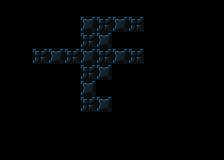

The image is a tile-based game level rendered from a .tmx file. Its description and complete source (layers, tilesets, objects, tile grids) follow:
An orthogonal 14x10 tile map with 16x16 px tiles, 1 tile layer (background) and 33 objects (26x tile, destructible, scene_switching_tile, bomb, actor, ...).

<map version="1.4" tiledversion="1.4.3" orientation="orthogonal" renderorder="right-down" width="14" height="10" tilewidth="16" tileheight="16" infinite="0" nextlayerid="6" nextobjectid="126">
 <properties>
  <property name="display_name" value="thinking of level names is hard" />
  <property name="next_level" value="./data/levels/tmx/L20-BombBasicS2.tmx" />
  <property name="player_bomb_count" value="0" />
 </properties>
 <tileset firstgid="1" name="newtiledsheet" tilewidth="16" tileheight="16" tilecount="180" columns="9">
  <image source="../../newtiledsheet.png" width="144" height="320" />
  <tile id="0">
   <properties>
    <property name="destructable" value="" />
    <property name="solid" value="1" />
   </properties>
  </tile>
  <tile id="1">
   <properties>
    <property name="destructable" value="" />
    <property name="solid" value="1" />
   </properties>
  </tile>
  <tile id="2">
   <properties>
    <property name="destructable" value="" />
    <property name="solid" value="1" />
   </properties>
  </tile>
  <tile id="3">
   <properties>
    <property name="destructable" value="" />
    <property name="solid" value="1" />
   </properties>
  </tile>
  <tile id="4">
   <properties>
    <property name="destructable" value="" />
    <property name="solid" value="" />
   </properties>
  </tile>
  <tile id="9">
   <properties>
    <property name="destructable" value="" />
    <property name="solid" value="1" />
   </properties>
  </tile>
  <tile id="10">
   <properties>
    <property name="destructable" value="" />
    <property name="solid" value="1" />
   </properties>
  </tile>
  <tile id="11">
   <properties>
    <property name="destructable" value="" />
    <property name="solid" value="1" />
   </properties>
  </tile>
  <tile id="12">
   <properties>
    <property name="destructable" value="" />
    <property name="solid" value="1" />
   </properties>
  </tile>
  <tile id="13">
   <properties>
    <property name="destructable" value="" />
    <property name="solid" value="" />
   </properties>
  </tile>
  <tile id="18">
   <properties>
    <property name="destructable" value="" />
    <property name="solid" value="" />
   </properties>
  </tile>
  <tile id="19">
   <properties>
    <property name="destructable" value="" />
    <property name="solid" value="" />
   </properties>
  </tile>
  <tile id="20">
   <properties>
    <property name="destructable" type="bool" value="true" />
    <property name="solid" value="1" />
   </properties>
  </tile>
  <tile id="27">
   <properties>
    <property name="destructable" value="" />
    <property name="solid" value="1" />
   </properties>
  </tile>
  <tile id="28">
   <properties>
    <property name="destructable" value="" />
    <property name="solid" value="1" />
   </properties>
  </tile>
  <tile id="29">
   <properties>
    <property name="destructable" value="1" />
    <property name="solid" value="1" />
   </properties>
  </tile>
  <tile id="30">
   <properties>
    <property name="destructable" value="" />
    <property name="solid" value="1" />
   </properties>
  </tile>
  <tile id="31">
   <properties>
    <property name="destructable" value="" />
    <property name="solid" value="" />
   </properties>
  </tile>
  <tile id="32">
   <properties>
    <property name="destructable" value="" />
    <property name="solid" value="" />
   </properties>
  </tile>
  <tile id="54">
   <properties>
    <property name="destructable" value="" />
    <property name="solid" value="True" />
   </properties>
  </tile>
  <tile id="58">
   <properties>
    <property name="destructable" value="" />
    <property name="solid" value="" />
   </properties>
  </tile>
 </tileset>
 <layer id="1" name="background" width="14" height="10">
  <data encoding="csv">
27,27,27,27,27,27,27,27,22,22,22,22,22,22,
27,27,27,27,27,20,19,20,19,22,22,22,22,22,
27,27,27,27,27,19,20,27,27,22,22,22,22,22,
27,27,19,20,19,20,19,20,19,22,22,22,22,22,
27,27,27,27,27,19,20,27,27,22,22,22,22,22,
27,27,27,27,27,20,27,27,27,22,22,22,22,22,
27,27,27,27,27,19,20,27,27,22,22,22,22,22,
22,27,27,27,27,27,27,27,22,22,22,22,22,22,
22,22,22,22,22,22,22,22,22,22,22,22,22,22,
22,22,22,22,22,22,22,22,22,22,22,22,22,22
</data>
 </layer>
 <objectgroup id="4" name="objects">
  <object id="86" type="destructible" gid="21" x="80" y="80" width="16" height="16" />
  <object id="89" type="scene_switching_tile" gid="32" x="112" y="112" width="16" height="16">
   <properties>
    <property name="scene" value="./data/levels/tmx/L20-BombBasicS2.tmx" />
   </properties>
  </object>
  <object id="90" type="bomb" gid="37" x="80" y="48" width="16" height="16">
   <properties>
    <property name="lifespan" type="int" value="5" />
   </properties>
  </object>
  <object id="91" type="tile" gid="1" x="32" y="48" width="16" height="16" />
  <object id="92" type="tile" gid="1" x="48" y="48" width="16" height="16" />
  <object id="93" type="tile" gid="1" x="64" y="48" width="16" height="16" />
  <object id="94" type="tile" gid="1" x="80" y="16" width="16" height="16" />
  <object id="95" type="tile" gid="1" x="96" y="16" width="16" height="16" />
  <object id="96" type="tile" gid="1" x="112" y="16" width="16" height="16" />
  <object id="97" type="tile" gid="1" x="128" y="16" width="16" height="16" />
  <object id="98" type="tile" gid="1" x="112" y="48" width="16" height="16" />
  <object id="99" type="tile" gid="1" x="128" y="48" width="16" height="16" />
  <object id="102" type="tile" gid="10" x="32" y="80" width="16" height="16" />
  <object id="103" type="tile" gid="10" x="48" y="80" width="16" height="16" />
  <object id="104" type="tile" gid="10" x="64" y="80" width="16" height="16" />
  <object id="105" type="tile" gid="10" x="80" y="128" width="16" height="16" />
  <object id="106" type="tile" gid="10" x="96" y="128" width="16" height="16" />
  <object id="107" type="tile" gid="10" x="112" y="128" width="16" height="16" />
  <object id="108" type="tile" gid="10" x="96" y="96" width="16" height="16" />
  <object id="109" type="tile" gid="10" x="112" y="80" width="16" height="16" />
  <object id="110" type="tile" gid="10" x="128" y="80" width="16" height="16" />
  <object id="112" type="tile" gid="11" x="64" y="32" width="16" height="16" />
  <object id="113" type="tile" gid="11" x="16" y="64" width="16" height="16" />
  <object id="114" type="tile" gid="11" x="64" y="96" width="16" height="16" />
  <object id="115" type="tile" gid="11" x="64" y="112" width="16" height="16" />
  <object id="116" type="tile" gid="1" x="96" y="96" width="16" height="16" />
  <object id="117" type="tile" gid="1" x="112" y="96" width="16" height="16" />
  <object id="118" type="tile" gid="2" x="144" y="64" width="16" height="16" />
  <object id="119" type="tile" gid="2" x="144" y="32" width="16" height="16" />
  <object id="121" type="actor" gid="46" x="32" y="64" width="16" height="16" />
  <object id="122" type="triggerable" gid="17" x="96" y="112" width="16" height="16">
   <properties>
    <property name="triggered_id" type="int" value="2" />
   </properties>
  </object>
  <object id="123" type="pressure_plate" gid="54" x="128" y="32" width="16" height="16">
   <properties>
    <property name="triggers" type="int" value="2" />
   </properties>
  </object>
  <object id="124" type="moveable_tile" gid="45" x="64" y="64" width="16" height="16" />
 </objectgroup>
</map>
